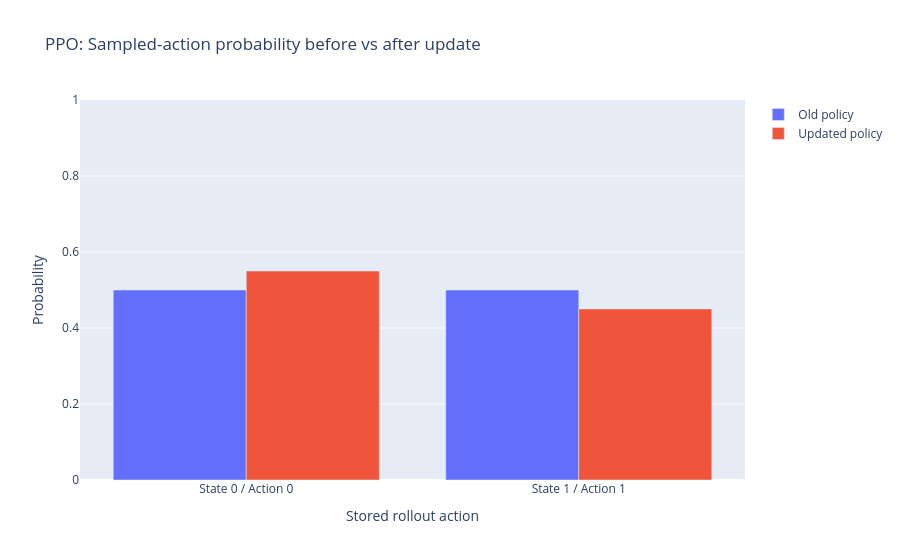

The cell this chart's notebook holds for it:
### Code cell
labels = [
    "State 0 / Action 0",
    "State 1 / Action 1",
]

old_sampled_probabilities = torch.exp(toy_old_log_probs)

new_sampled_probabilities = torch.exp(toy_new_log_probs)

figure = go.Figure()

figure.add_bar(
    x=labels, y=old_sampled_probabilities.tolist(), name="Old policy"
)

figure.add_bar(
    x=labels, y=new_sampled_probabilities.tolist(), name="Updated policy"
)

figure.update_layout(
    title="PPO: Sampled-action probability before vs after update",
    xaxis_title="Stored rollout action",
    yaxis_title="Probability",
    barmode="group",
    yaxis_range=[0.0, 1.0],
)

figure.show()

### Figure 1 — Plotly figure (JSON) as saved in the notebook; plotly's stock layout.template omitted (floating-point values rounded to 4 significant figures)
{"data": [{"name": "Old policy", "type": "bar", "x": ["State 0 / Action 0", "State 1 / Action 1"], "y": [0.5, 0.5]}, {"name": "Updated policy", "type": "bar", "x": ["State 0 / Action 0", "State 1 / Action 1"], "y": [0.5498, 0.4502]}], "layout": {"barmode": "group", "title": {"text": "PPO: Sampled-action probability before vs after update"}, "xaxis": {"title": {"text": "Stored rollout action"}}, "yaxis": {"range": [0, 1], "title": {"text": "Probability"}}}}
